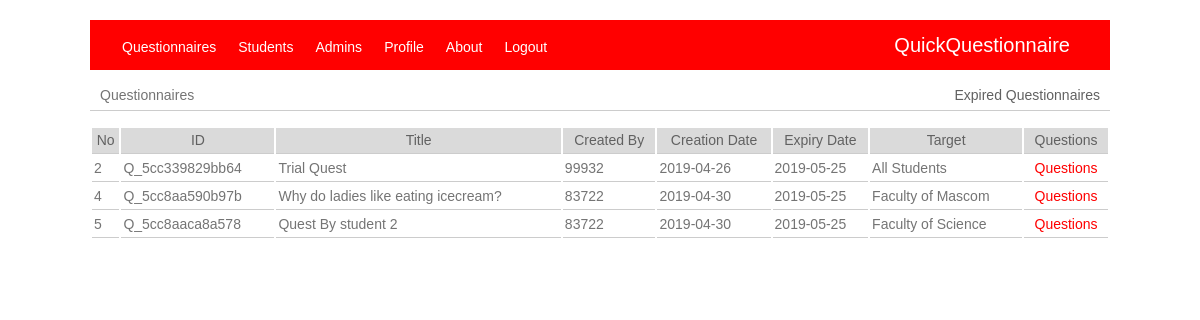
Page /admin/questionnaire.php (signed in) on the committed database.
### tables this page shows
CREATE TABLE `questionnaire` (
  `no` int(11) NOT NULL,
  `q_id` varchar(200) DEFAULT NULL,
  `q_title` varchar(200) DEFAULT NULL,
  `q_created_by` varchar(200) DEFAULT NULL,
  `q_creation_date` varchar(100) DEFAULT NULL,
  `q_expiry_date` varchar(100) DEFAULT NULL,
  `q_target` varchar(200) DEFAULT NULL
);

### admin/questionnaire.php (the view)
<?php include "admin_header.php" ?>
	<div class="main_container">
		<div class="second_header_dv">
			<div class="page_title_div">
				Questionnaires
			</div>
			<div class="add_new_div">
				<a href="expired_questionnaires.php"> Expired Questionnaires </a>
			</div>
		</div>
		<div class="body_content">
			<?php
			$current_date = date("Y-m-d");
			$sql_fetch = "SELECT * FROM questionnaire WHERE q_expiry_date>'$current_date' ORDER BY no ASC";
			$query_fetch = $con -> query($sql_fetch);
			echo "
				<table class=body_table>
					<thead>
						<td align=center> No </td>
						<td align=center> ID </td>
						<td align=center> Title </td>
						<td align=center> Created By </td>
						<td align=center> Creation Date </td>
						<td align=center> Expiry Date </td>
						<td align=center> Target </td>
						<td align=center> Questions </td>
					</thead>";
			while ($row_fetch = $query_fetch -> fetch_array()) {
				echo "
					<tr>
						<td>".$row_fetch['no']."</td>
						<td>".$row_fetch['q_id']."</td>
						<td>".$row_fetch['q_title']."</td>
						<td>".$row_fetch['q_created_by']."</td>
						<td>".$row_fetch['q_creation_date']."</td>
						<td>".$row_fetch['q_expiry_date']."</td>
						<td>".$row_fetch['q_target']."</td>
						<td align=center> <a href=question.php?q_id=".$row_fetch['q_id']."> Questions </a> </td>
					</tr>
					";
				}
			?>
			</table>
		</div>
	</div>
<?php include "admin_footer.php" ?>

### css/css.css (style rules this page uses)
body { width: 85%; height: auto; padding: 0; margin: 0; margin: auto; font: 14px/1.5 Arial, Helvetica, sans-serif; color: #747474; }
body a { text-decoration: none; color: #616161; }
.main_container { width: 100%; }
.second_header_dv { width: 100%; margin-top: 10px; padding: 5px 0px 25px 0px; border-bottom: 1px solid #ccc; }
.page_title_div { float: left; margin-left: 10px; }
.add_new_div { float: right; margin-right: 10px; }
.body_content { width: 100%; height: auto; margin-top: 15px; }
.body_table { width: 100%; }
.body_table thead { background-color: #dadada; padding: 2px 2px 2px 2px; color: #616161; }
.body_table td { padding: 2px 2px 2px 2px; border-bottom: 1px solid #ccc; }
.body_table a { color: red; }

### rows in the picture
questionnaire: no "2", q "Q_5cc339829bb64", q_title "Trial Quest", q_created_by "99932", q_creation_date "2019-04-26", q_expiry_date "2019-05-25", q_target "All Students"
questionnaire: no "4", q "Q_5cc8aa590b97b", q_title "Why do ladies like eating icecream?", q_created_by "83722", q_creation_date "2019-04-30", q_expiry_date "2019-05-25", q_target "Faculty of Mascom"
questionnaire: no "5", q "Q_5cc8aaca8a578", q_title "Quest By student 2", q_created_by "83722", q_creation_date "2019-04-30", q_expiry_date "2019-05-25", q_target "Faculty of Science"
